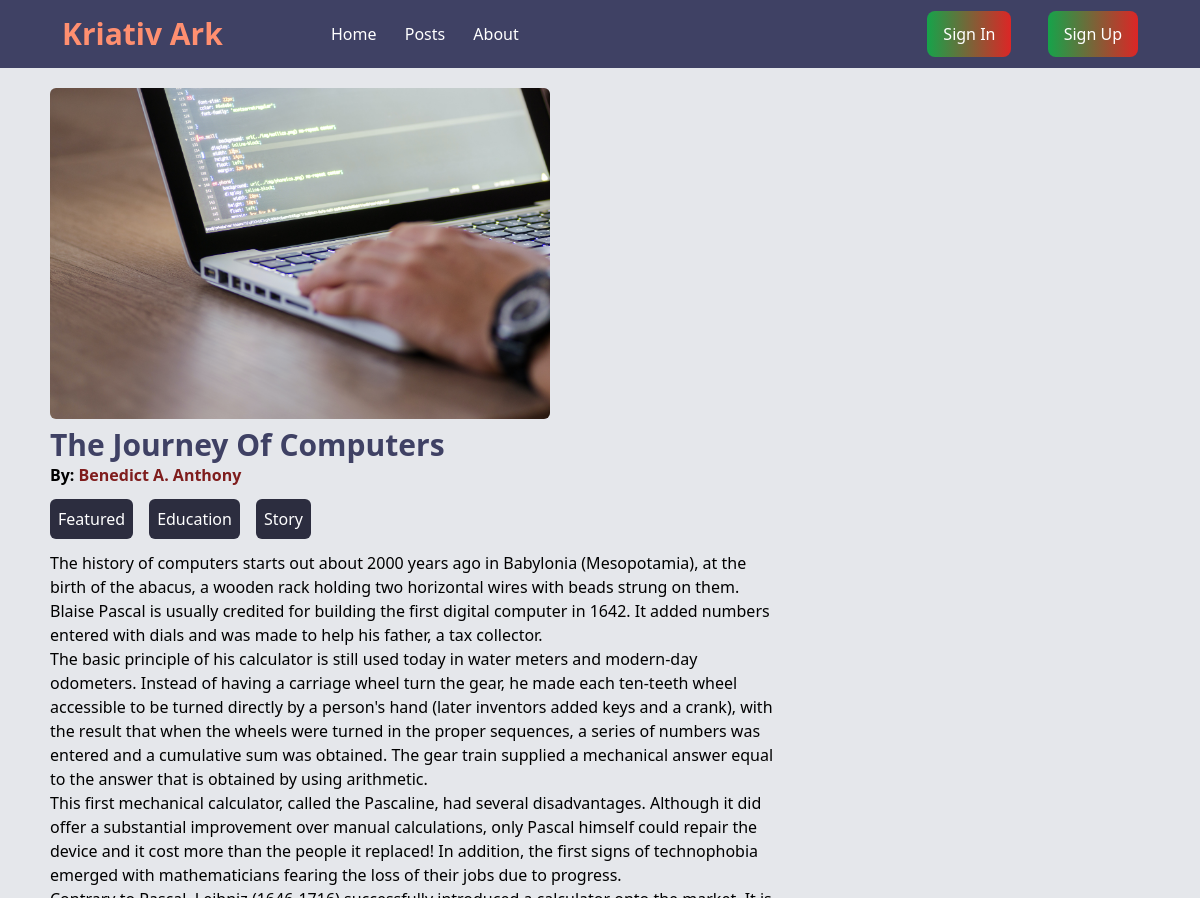
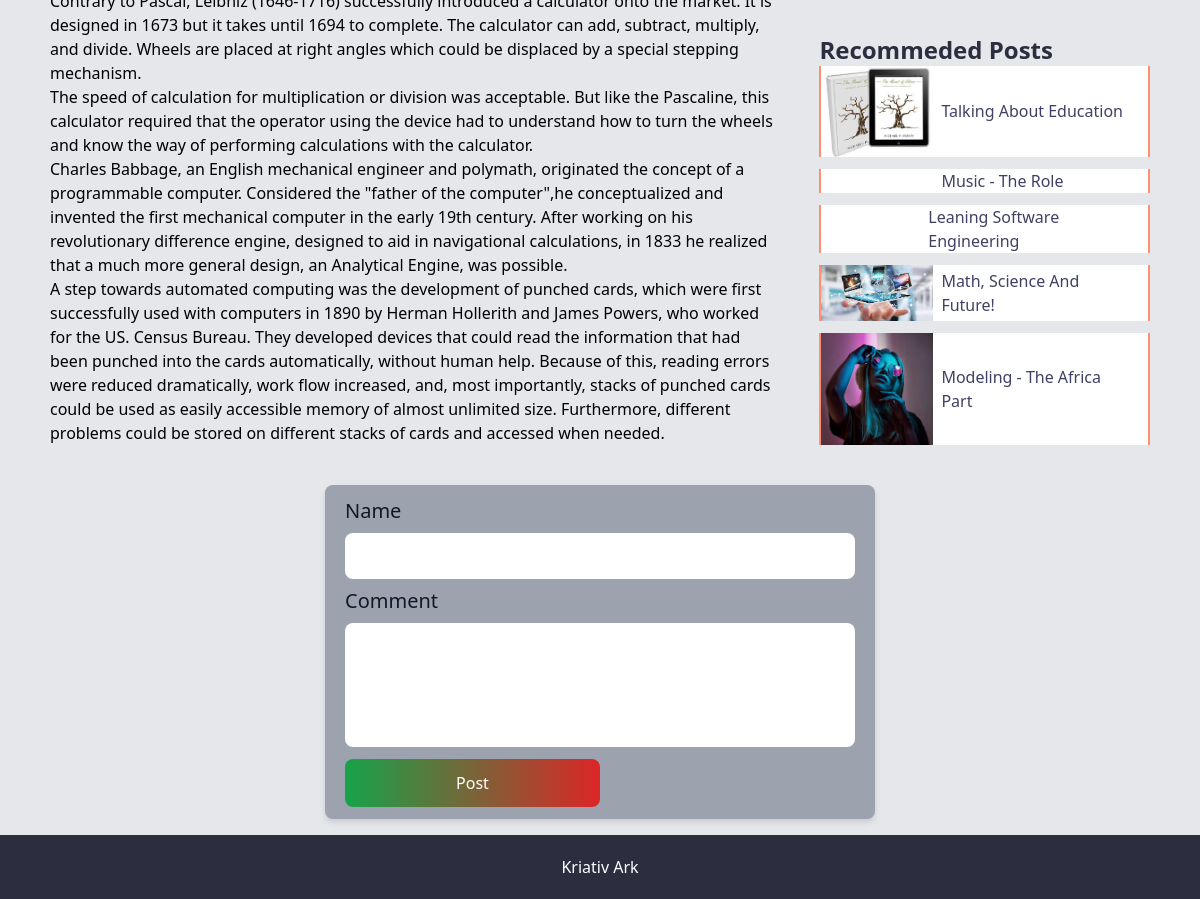
Screenshot of /detail/the-journey-of-computers with the database file from the repository (2 pictures, top to bottom).
### posts/models.py (models this page shows, shortened)
class Post(models.Model):
    author = models.ForeignKey(User, on_delete=models.CASCADE, related_name="post")
    title = models.CharField(max_length=50)
    excert = models.CharField(max_length=100)
    text = models.TextField()
    date = models.DateField(auto_now_add=True)
    slug = models.SlugField(max_length=255, db_index=True)
    image = models.ImageField(upload_to="images", null=True, blank=True)
    tag = models.ManyToManyField(Tag, blank=True)

class Tag(models.Model):
    caption = models.CharField(max_length=20, blank=True, null=True)
    type = models.CharField(max_length=20, blank=True, null=True)

### users/models.py (models this page shows, shortened)
class Profile(models.Model):
    user = models.OneToOneField(User, on_delete=models.CASCADE)
    first_name = models.CharField(max_length=100)
    last_name = models.CharField(max_length=100)
    contact = models.CharField(max_length=15, blank=True, null=True)
    bio = models.TextField(max_length=300)
    image = models.ImageField(upload_to="profile/images", blank=True, null=True)
    slug = models.SlugField(max_length=255, db_index=True)
    def __str__(self) -> str:
        return f"{self.first_name} {self.last_name}"

### posts/views.py (the view, shortened to what this page needs)
# urls.py: path("detail/<slug:slug>",  views.detail, name="detail")
def detail(request, slug):
    form = CommentForm()
    try:
        post = Post.objects.get(slug=slug)
    except:
        raise Http404()
    post_tags  = post.tag.all()
    related_posts = Post.objects.filter(tag__in=post_tags).exclude(slug=slug)
    comments = post.comments_set.all().order_by("-id")
    context ={
        "post":post,
        "post_tags":post_tags,
        "related_posts":related_posts,
        "comments":comments,
        "has_comment":comments.count() > 0,
        "form":form
    }
    return render(request, "posts/detail.html", context)

### posts/forms.py
class CommentForm(forms.ModelForm):
    class Meta:
        model = Comments
        fields = ["name", "comment"]

### posts/templates/posts/detail.html (shortened to what this page needs)
{% extends 'base.html' %}
{% load static %}
{% block content %}
{% include 'navbar.html' %}
<section class="container mx-auto mt-5 flex flex-col justify-between items-end md:flex-row">
    <main class="flex flex-col w-full md:w-3/4 spaxe-y-4">
        {% if post.image.url %}
        <img class="w-full rounded-md md:w-2/3" src=" {{post.image.url }}" alt="">
        {% else %}
        <div></div>
        {% endif %}
        <div class="p-3 md:p-0 md:py-2">
            <header class="flex  flex-col justify-center md:items-start">
                <h3 class="text-3xl text-VeryDarkDesaturatedBlue font-bold">{{post.title |title}}</h3>
                <h3 class="text-md font-bold">By: <a class="text-red-900 " href=" {% url 'profile' post.author.profile.slug%} ">{{post.author.profile}}</a> </h3>
                <div class="flex space-x-4 py-3">
                    {% for post_tag in post_tags  %}
                        <span class="text-md text-white bg-VeryDarkGrayBlue p-2 rounded-md">{{post_tag.caption |title}}</span>
                    {% endfor %}
                </div>
            </header>
            <p class="md:text-xl" > {{post.text | linebreaks}} </p>
        </div>
    </main>
    <aside class="pl-0 mt-4 mb-2 h-full w-full md:w-96 md:pl-5">
        <h2 class="text-2xl  text-VeryDarkGrayBlue font-bold ">Recommeded Posts</h2>
      <ul class="flex flex-col space-y-3">
        {% for related_post in related_posts  %}
        <li class="flex items-center bg-white w-full pr-3 border-VeryLightRed border-x-2">
            {% if related_post.image.url%}
            <img class="w-28" src="{{related_post.image.url}}" alt="">
            {% else %}
            <p>{{related_post.title |title}}</p>
            {% endif %}
            <a href=" {% url 'detail' related_post.slug %} " class="px-2 text-VeryDarkDesaturatedBlue">{{related_post.title |title}}</a>
        </li>
        {% endfor %}
      </ul>
    </aside>
</section>
<section class="container mx-auto mt-8">
    <div class="flex flex-col justify-between items-center my-4">
        <form action="" method="POST" enctype="multipart/form-data" class="bg-gray-400 py-3 px-5 rounded-lg drop-shadow-md w-full md:w-1/2">
            <div class="flex flex-col input">
                <label for="title" class="text-gray-900 text-xl pb-2">Name</label>
                {{form.name}}
            </div>
            <div class="flex flex-col input comment mt-2">
                <label for="title" class="text-xl text-gray-900 pb-2">Comment</label>
              {{form.comment}}
            </div>
            <input type="submit" value="Post" class="w-1/2 py-3 px-4 bg-gradient-to-r from-green-600 to-red-600 hover:from-red-600 hover:to-green-400 text-white rounded-lg hover:bg-green-800 text-white rounded-lg  mt-3 text-center text-1xl">
        </form>
    </div>
</section>
{% endblock content %}

### templates/base.html (shortened to what this page needs)
{% load static %}
<!DOCTYPE html>
<html lang="en">
  <head>
    <link rel="stylesheet" href="{% static 'styles/styles.css' %}" />
  </head>
  <body class="bg-gray-200 ">
    {% block content %}{% endblock content %}
    <footer class="bg-VeryDarkGrayBlue py-5 px-3 text-center">
        <h1 class="text-white">Kriativ Ark</h1>
    </footer>
  </body>
</html>

### templates/navbar.html (shortened to what this page needs)
<section class="w-100 bg-VeryDarkDesaturatedBlue">
    <header class="container mx-auto py-4 flex relative z-20 justify-between items-center px-3">
      <div class="logo">
        <h2 class="text-2xl md:text-3xl font-bold text-white">
          <a href="{% url 'home' %}" class="text-VeryLightRed">Kriativ Ark</a>
        </h2>
      </div>
      <nav class=" hidden md:flex items-center justify-between w-3/4">
        <div class="space-x-6 ">
          <a href=" {% url 'home' %} " class="text-white hover:text-VeryLightRed">Home</a>
          <a href=" {% url 'posts' %} " class="text-white hover:text-VeryLightRed">Posts</a>
          <a href=" {% url 'about' %} " class="text-white hover:text-VeryLightRed">About</a>
        </div>
        <div class="space-x-8">
          {% if user.is_authenticated %}
          <a href=" {% url 'dashbord' user %} " class="text-white hover:text-VeryLightRed">{{user.profile}}</a>
          <a href= " {% url 'add-post' %} " class="text-white text-3xl hover:text-VeryLightRed">+</a>
          <a href=" {% url 'logout' %} " class="w-full py-3 px-4 bg-gradient-to-r from-green-600 to-red-600 hover:from-red-600 hover:to-green-400 text-white rounded-lg hover:bg-green-800 mt-3 text-center text-1xl md:1/2">Logout</a>
          {% else %}
          <a href=" {% url 'login' %} " class="w-full py-3 px-4 bg-gradient-to-r from-green-600 to-red-600 hover:from-red-600 hover:to-green-400 text-white rounded-lg hover:bg-green-800 mt-3 text-center text-1xl md:1/2">Sign In</a>
          <a href=" {% url 'create-account' %} " class="w-full py-3 px-4 bg-gradient-to-r from-green-600 to-red-600 hover:from-red-600 hover:to-green-400 text-white rounded-lg hover:bg-green-800 mt-3 text-center text-1xl md:1/2">Sign Up</a>
        </div>
        {% endif %}
      </nav>
</header>
  </section>

### rows the page displays
Post: image (picture), title "The Journey Of Computers", author.profile "Benedict A. Anthony", text "The history of computers starts out about 2000 years ago in Babylonia (Mesopotamia), at the birth of the abacus, a wooden rack holding two horizontal wires with beads strung on them. Blaise Pascal is usually credited for building the first digital computer in 1642. It added numbers entered with dials and was made to help his father, a tax collector. The basic principle of his calculator is still used today in water meters and modern-day odometers. Instead of having a carriage wheel turn the gear, he made each ten-teeth wheel accessible to be turned directly by a person's hand (later inventors added keys and a crank), with the result that when the wheels were turned in the proper sequences,…"
Tag: caption "Featured"
Tag: caption "Education"
Tag: caption "Story"
Post: image (picture), title "Talking About Education"
Post: title "Music - The Role"
Post: title "Leaning Software Engineering"
Post: image (picture), title "Math, Science And Future!"
Post: image (picture), title "Modeling - The Africa Part"
